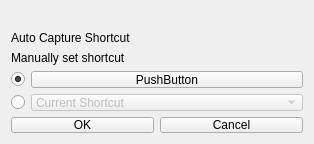
<?xml version="1.0" encoding="UTF-8"?>
<ui version="4.0">
 <class>CommandEditor</class>
 <widget class="QWidget" name="CommandEditor">
  <property name="geometry">
   <rect>
    <x>0</x>
    <y>0</y>
    <width>314</width>
    <height>144</height>
   </rect>
  </property>
  <property name="minimumSize">
   <size>
    <width>294</width>
    <height>144</height>
   </size>
  </property>
  <property name="maximumSize">
   <size>
    <width>314</width>
    <height>144</height>
   </size>
  </property>
  <property name="windowTitle">
   <string>Command Editor</string>
  </property>
  <layout class="QVBoxLayout" name="verticalLayout_2">
   <item>
    <layout class="QVBoxLayout" name="verticalLayout">
     <item>
      <widget class="QLabel" name="current_shortcut">
       <property name="visible">
        <bool>false</bool>
       </property>
       <property name="text">
        <string/>
       </property>
      </widget>
     </item>
     <item>
      <widget class="QLabel" name="label">
       <property name="text">
        <string>Auto Capture Shortcut</string>
       </property>
      </widget>
     </item>
     <item>
      <widget class="QLabel" name="label_2">
       <property name="enabled">
        <bool>true</bool>
       </property>
       <property name="visible">
        <bool>false</bool>
       </property>
       <property name="text">
        <string>&lt;html&gt;&lt;head/&gt;&lt;body&gt;&lt;p&gt;Manually set shortcut&lt;/p&gt;&lt;/body&gt;&lt;/html&gt;</string>
       </property>
      </widget>
     </item>
     <item>
      <layout class="QHBoxLayout" name="horizontalLayout">
       <item>
        <widget class="QRadioButton" name="radioButton1">
         <property name="sizePolicy">
          <sizepolicy hsizetype="Fixed" vsizetype="Fixed">
           <horstretch>0</horstretch>
           <verstretch>0</verstretch>
          </sizepolicy>
         </property>
         <property name="text">
          <string/>
         </property>
         <property name="checked">
          <bool>true</bool>
         </property>
        </widget>
       </item>
       <item>
        <widget class="QPushButton" name="pushButton">
         <property name="text">
          <string>PushButton</string>
         </property>
        </widget>
       </item>
      </layout>
     </item>
     <item>
      <layout class="QHBoxLayout" name="horizontalLayout_3">
       <property name="sizeConstraint">
        <enum>QLayout::SetDefaultConstraint</enum>
       </property>
       <item>
        <widget class="QRadioButton" name="radioButton2">
         <property name="sizePolicy">
          <sizepolicy hsizetype="Fixed" vsizetype="Fixed">
           <horstretch>0</horstretch>
           <verstretch>0</verstretch>
          </sizepolicy>
         </property>
         <property name="text">
          <string/>
         </property>
        </widget>
       </item>
       <item>
        <widget class="QComboBox" name="buttons_specials_field">
         <property name="enabled">
          <bool>false</bool>
         </property>
         <property name="maximumSize">
          <size>
           <width>300</width>
           <height>16777215</height>
          </size>
         </property>
         <property name="styleSheet">
          <string notr="true"/>
         </property>
         <item>
          <property name="text">
           <string>Current Shortcut</string>
          </property>
         </item>
         <item>
          <property name="text">
           <string>Button1</string>
          </property>
         </item>
         <item>
          <property name="text">
           <string>Button2</string>
          </property>
         </item>
         <item>
          <property name="text">
           <string>Button3</string>
          </property>
         </item>
         <item>
          <property name="text">
           <string>Button6</string>
          </property>
         </item>
         <item>
          <property name="text">
           <string>Button7</string>
          </property>
         </item>
         <item>
          <property name="text">
           <string>Button8</string>
          </property>
         </item>
         <item>
          <property name="text">
           <string>Button9</string>
          </property>
         </item>
         <item>
          <property name="text">
           <string>Button10</string>
          </property>
         </item>
         <item>
          <property name="text">
           <string>Button11</string>
          </property>
         </item>
         <item>
          <property name="text">
           <string>DPIUp</string>
          </property>
         </item>
         <item>
          <property name="text">
           <string>DPIDown</string>
          </property>
         </item>
         <item>
          <property name="text">
           <string>DPICycle</string>
          </property>
         </item>
         <item>
          <property name="text">
           <string>ModeSwitch</string>
          </property>
         </item>
         <item>
          <property name="text">
           <string>DPIShift</string>
          </property>
         </item>
         <item>
          <property name="text">
           <string>DPIDefault</string>
          </property>
         </item>
        </widget>
       </item>
      </layout>
     </item>
     <item>
      <layout class="QHBoxLayout" name="horizontalLayout_2">
       <item>
        <widget class="QPushButton" name="btn_ok">
         <property name="text">
          <string>OK</string>
         </property>
        </widget>
       </item>
       <item>
        <widget class="QPushButton" name="btn_cancel">
         <property name="text">
          <string>Cancel</string>
         </property>
        </widget>
       </item>
      </layout>
     </item>
    </layout>
   </item>
  </layout>
 </widget>
 <resources/>
 <connections>
  <connection>
   <sender>radioButton1</sender>
   <signal>clicked(bool)</signal>
   <receiver>buttons_specials_field</receiver>
   <slot>setDisabled(bool)</slot>
   <hints>
    <hint type="sourcelabel">
     <x>17</x>
     <y>56</y>
    </hint>
    <hint type="destinationlabel">
     <x>87</x>
     <y>89</y>
    </hint>
   </hints>
  </connection>
  <connection>
   <sender>radioButton2</sender>
   <signal>clicked(bool)</signal>
   <receiver>buttons_specials_field</receiver>
   <slot>setEnabled(bool)</slot>
   <hints>
    <hint type="sourcelabel">
     <x>15</x>
     <y>90</y>
    </hint>
    <hint type="destinationlabel">
     <x>192</x>
     <y>88</y>
    </hint>
   </hints>
  </connection>
  <connection>
   <sender>radioButton1</sender>
   <signal>clicked(bool)</signal>
   <receiver>label</receiver>
   <slot>show()</slot>
   <hints>
    <hint type="sourcelabel">
     <x>24</x>
     <y>62</y>
    </hint>
    <hint type="destinationlabel">
     <x>138</x>
     <y>36</y>
    </hint>
   </hints>
  </connection>
  <connection>
   <sender>radioButton1</sender>
   <signal>clicked(bool)</signal>
   <receiver>label_2</receiver>
   <slot>hide()</slot>
   <hints>
    <hint type="sourcelabel">
     <x>17</x>
     <y>61</y>
    </hint>
    <hint type="destinationlabel">
     <x>67</x>
     <y>33</y>
    </hint>
   </hints>
  </connection>
  <connection>
   <sender>radioButton2</sender>
   <signal>clicked(bool)</signal>
   <receiver>label</receiver>
   <slot>hide()</slot>
   <hints>
    <hint type="sourcelabel">
     <x>17</x>
     <y>93</y>
    </hint>
    <hint type="destinationlabel">
     <x>70</x>
     <y>36</y>
    </hint>
   </hints>
  </connection>
  <connection>
   <sender>radioButton2</sender>
   <signal>clicked(bool)</signal>
   <receiver>label_2</receiver>
   <slot>show()</slot>
   <hints>
    <hint type="sourcelabel">
     <x>24</x>
     <y>95</y>
    </hint>
    <hint type="destinationlabel">
     <x>56</x>
     <y>38</y>
    </hint>
   </hints>
  </connection>
  <connection>
   <sender>radioButton2</sender>
   <signal>clicked(bool)</signal>
   <receiver>pushButton</receiver>
   <slot>setDisabled(bool)</slot>
   <hints>
    <hint type="sourcelabel">
     <x>14</x>
     <y>86</y>
    </hint>
    <hint type="destinationlabel">
     <x>95</x>
     <y>54</y>
    </hint>
   </hints>
  </connection>
  <connection>
   <sender>radioButton1</sender>
   <signal>clicked(bool)</signal>
   <receiver>pushButton</receiver>
   <slot>setEnabled(bool)</slot>
   <hints>
    <hint type="sourcelabel">
     <x>13</x>
     <y>52</y>
    </hint>
    <hint type="destinationlabel">
     <x>93</x>
     <y>52</y>
    </hint>
   </hints>
  </connection>
 </connections>
</ui>
